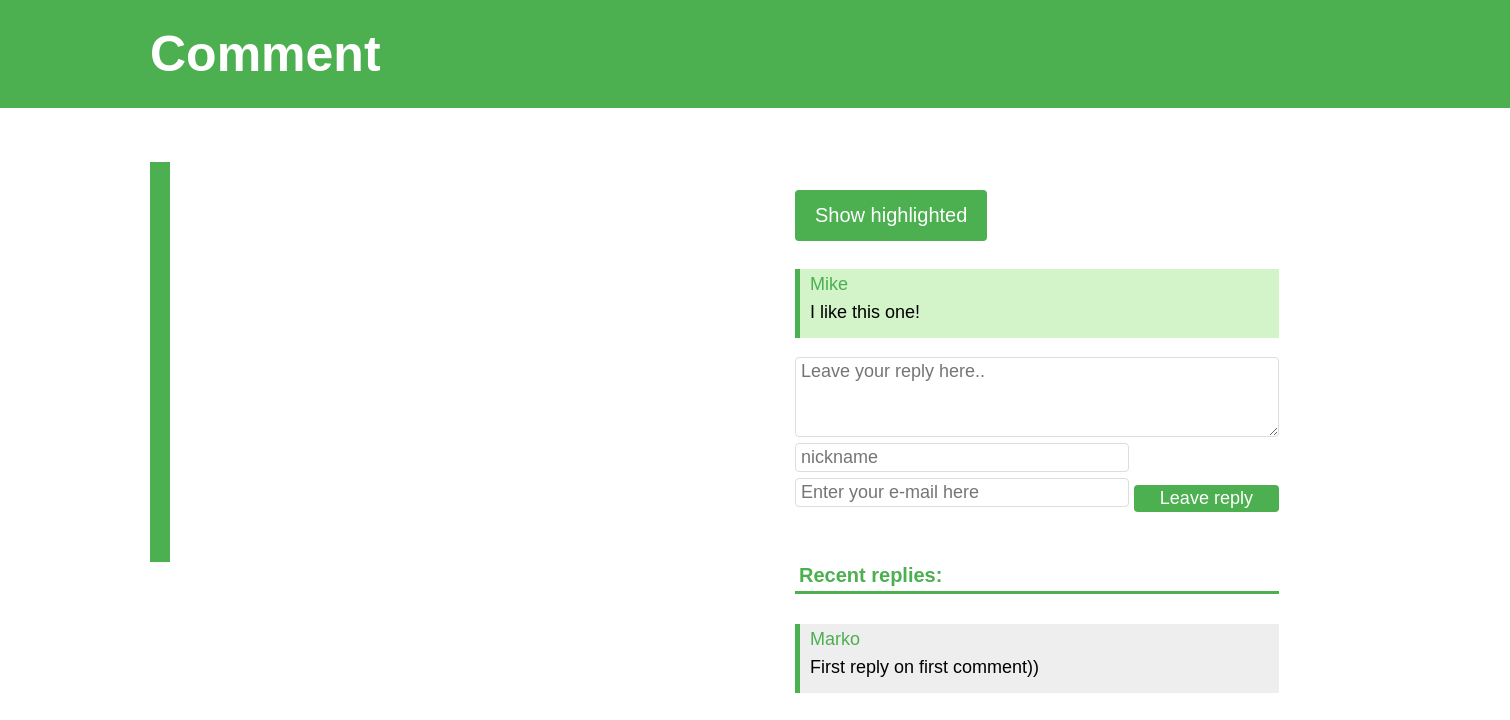
The page /comment/1/ on the database as committed earlier.
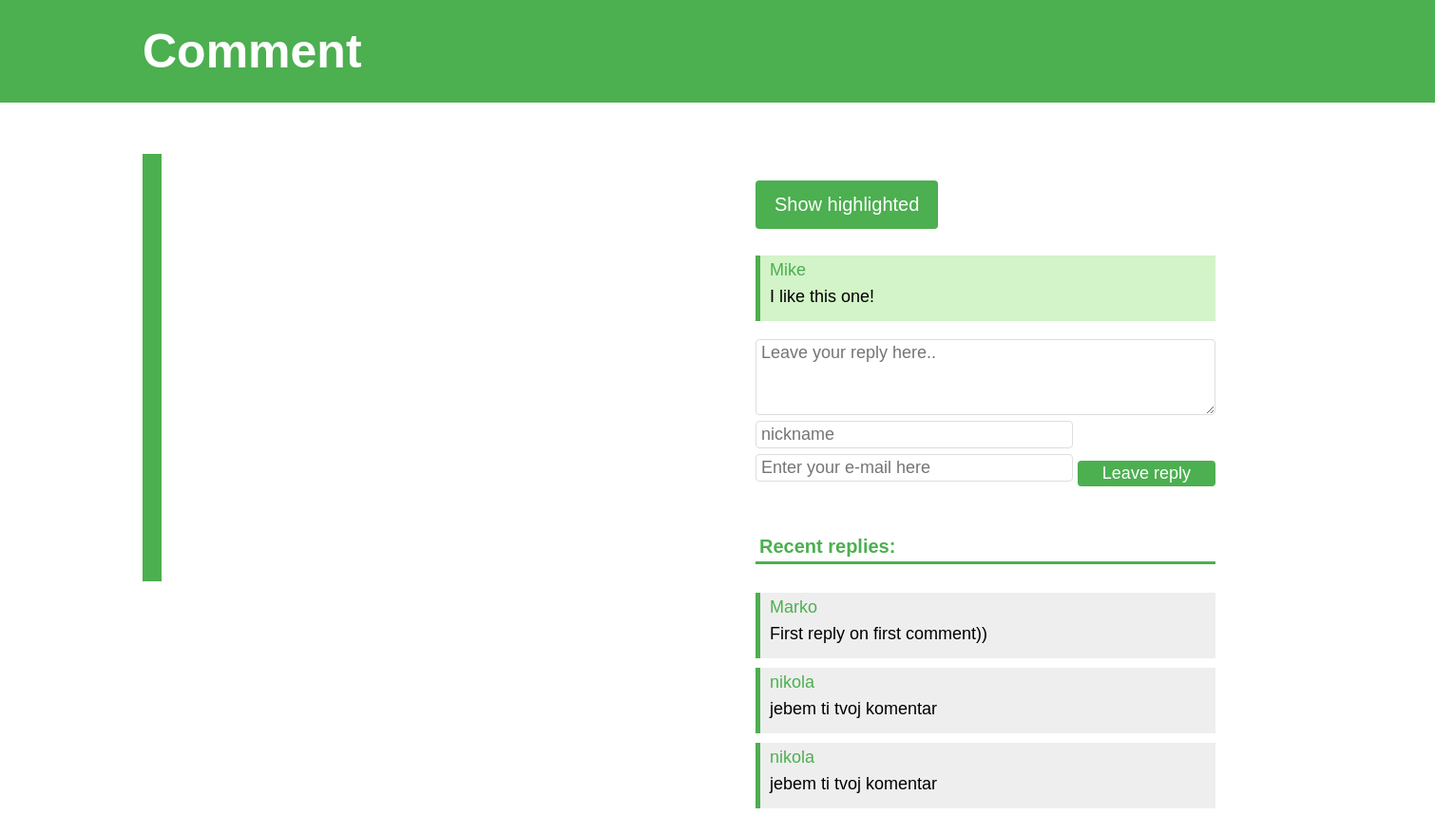
The same page on the database as committed later.
### comment/models.py (models this page shows, shortened)
class Reply(models.Model):
    comment_id = models.IntegerField()
    author = models.CharField(max_length=50)
    email = models.EmailField(max_length=254)
    text = models.TextField()

### comment/views.py (the view)
# urls.py: path('comment/<int:identify>/', views.comment, name='comment'),
def comment(request, identify):
    reply_inst = Reply()
    comment = Comment.objects.get(pk=identify)
    if request.method == 'POST':
        relevant_emails = set()
        comment_email = Comment.objects.get(pk=identify)
        replies_email = Reply.objects.filter(comment_id=identify)
        relevant_emails.add(comment_email.email)
        for reply_email in replies_email:
            relevant_emails.add(reply_email.email)
        for mail in relevant_emails:
            print(mail)
            port = 465  # For SSL
            smtp_server = "smtp.gmail.com"
            sender_email = "commenting.tool@gmail.com"
            receiver_email = mail
            password = "Q6N>qTb'ePCL\dA]"
            message = """\
            Subject: New activity

            Hello,
            You have new activity on comment """ + str(identify) + """.
            Please check: http://ravon.pythonanywhere.com/comment/""" + str(identify) +"""/

            Regards,
            Website Commenting Tool Team"""
            context = ssl.create_default_context()
            with smtplib.SMTP_SSL(smtp_server, port, context=context) as server:
                server.login(sender_email, password)
                server.sendmail(sender_email, receiver_email, message)
        form = ReplyModelForm(request.POST)
        reply_inst.author = form.data['author']
        reply_inst.email = form.data['email']
        reply_inst.text = form.data['text']
        reply_inst.comment_id = identify
        reply_inst.save()
        form = ReplyModelForm()
    else:
        form = ReplyModelForm()
    replies = Reply.objects.filter(comment_id=identify)
    return render(request, 'comment/comment.html', {'comment': comment, 'form': form, 'replies': replies})

### comment/forms.py
class ReplyModelForm(ModelForm):
    class Meta:
        model = Reply
        fields = ['author', 'email', 'text']
        widgets = {
            'author': TextInput(attrs={'id': 'input_username', 'placeholder': 'nickname'}),
            'email': EmailInput(attrs={'id': 'input_email', 'placeholder': 'Enter your e-mail here'}),
            'text': Textarea(attrs={'id': 'message', 'placeholder': 'Leave your reply here..'}),
        }

### comment/templates/comment/comment.html (shortened to what this page needs)
{% load static %}
<html>
<head>
    <link rel="stylesheet" href="{% static 'css/comment.css' %}">
</head>
<body id="our-site-body">
      <h1 class="our-site page-title">Comment</h1>
      <div class="our-site content-area">
      <div class="our-site comment-page-body">
          <div id="container" style="height: 50px; width: 50%;"></div>
          <div class="our-site leave-comment-area">
                  <div class="our-site highlighted">
                        <button class="our-site" type="button" onClick='findString("{{comment.highlighted}}")'>Show highlighted</button>
                  </div>
                  <div class="comment-info-2">
                    <div class="our-site author">
                    {{comment.author}}
                    </div>
                  <div class="our-site comment-text">
                    {{comment.text}}
                  </div>
                </div>
                  <div class="our-site leave-reply">
                    <form class="our-site leave-reply" action="" method="post">
                      {{ form.text }}
                      {{ form.author }}
                      {{ form.email }}
                      <input type="submit" value="Leave reply">
                    </form>
                  </div>
              <div class="our-site all-rep">
                    <br>
                <h3 class="our-site replies-list-title">Recent replies:</h3>
                    {% for reply in replies %}
                      <div class="our-site comment-to-reply marko">
                        <div class="our-site author">{{ reply.author }}</div>
                        <div class="our-site comment-text">{{ reply.text }}</div>
                      </div>
                    {% endfor %}
              </div>
        </div>
    </div>
    </div>
</body>
</html>

Rows that differ between the two databases and show on the page:
added Reply: author "nikola", text "jebem ti tvoj komentar"
added Reply: author "nikola", text "jebem ti tvoj komentar"
